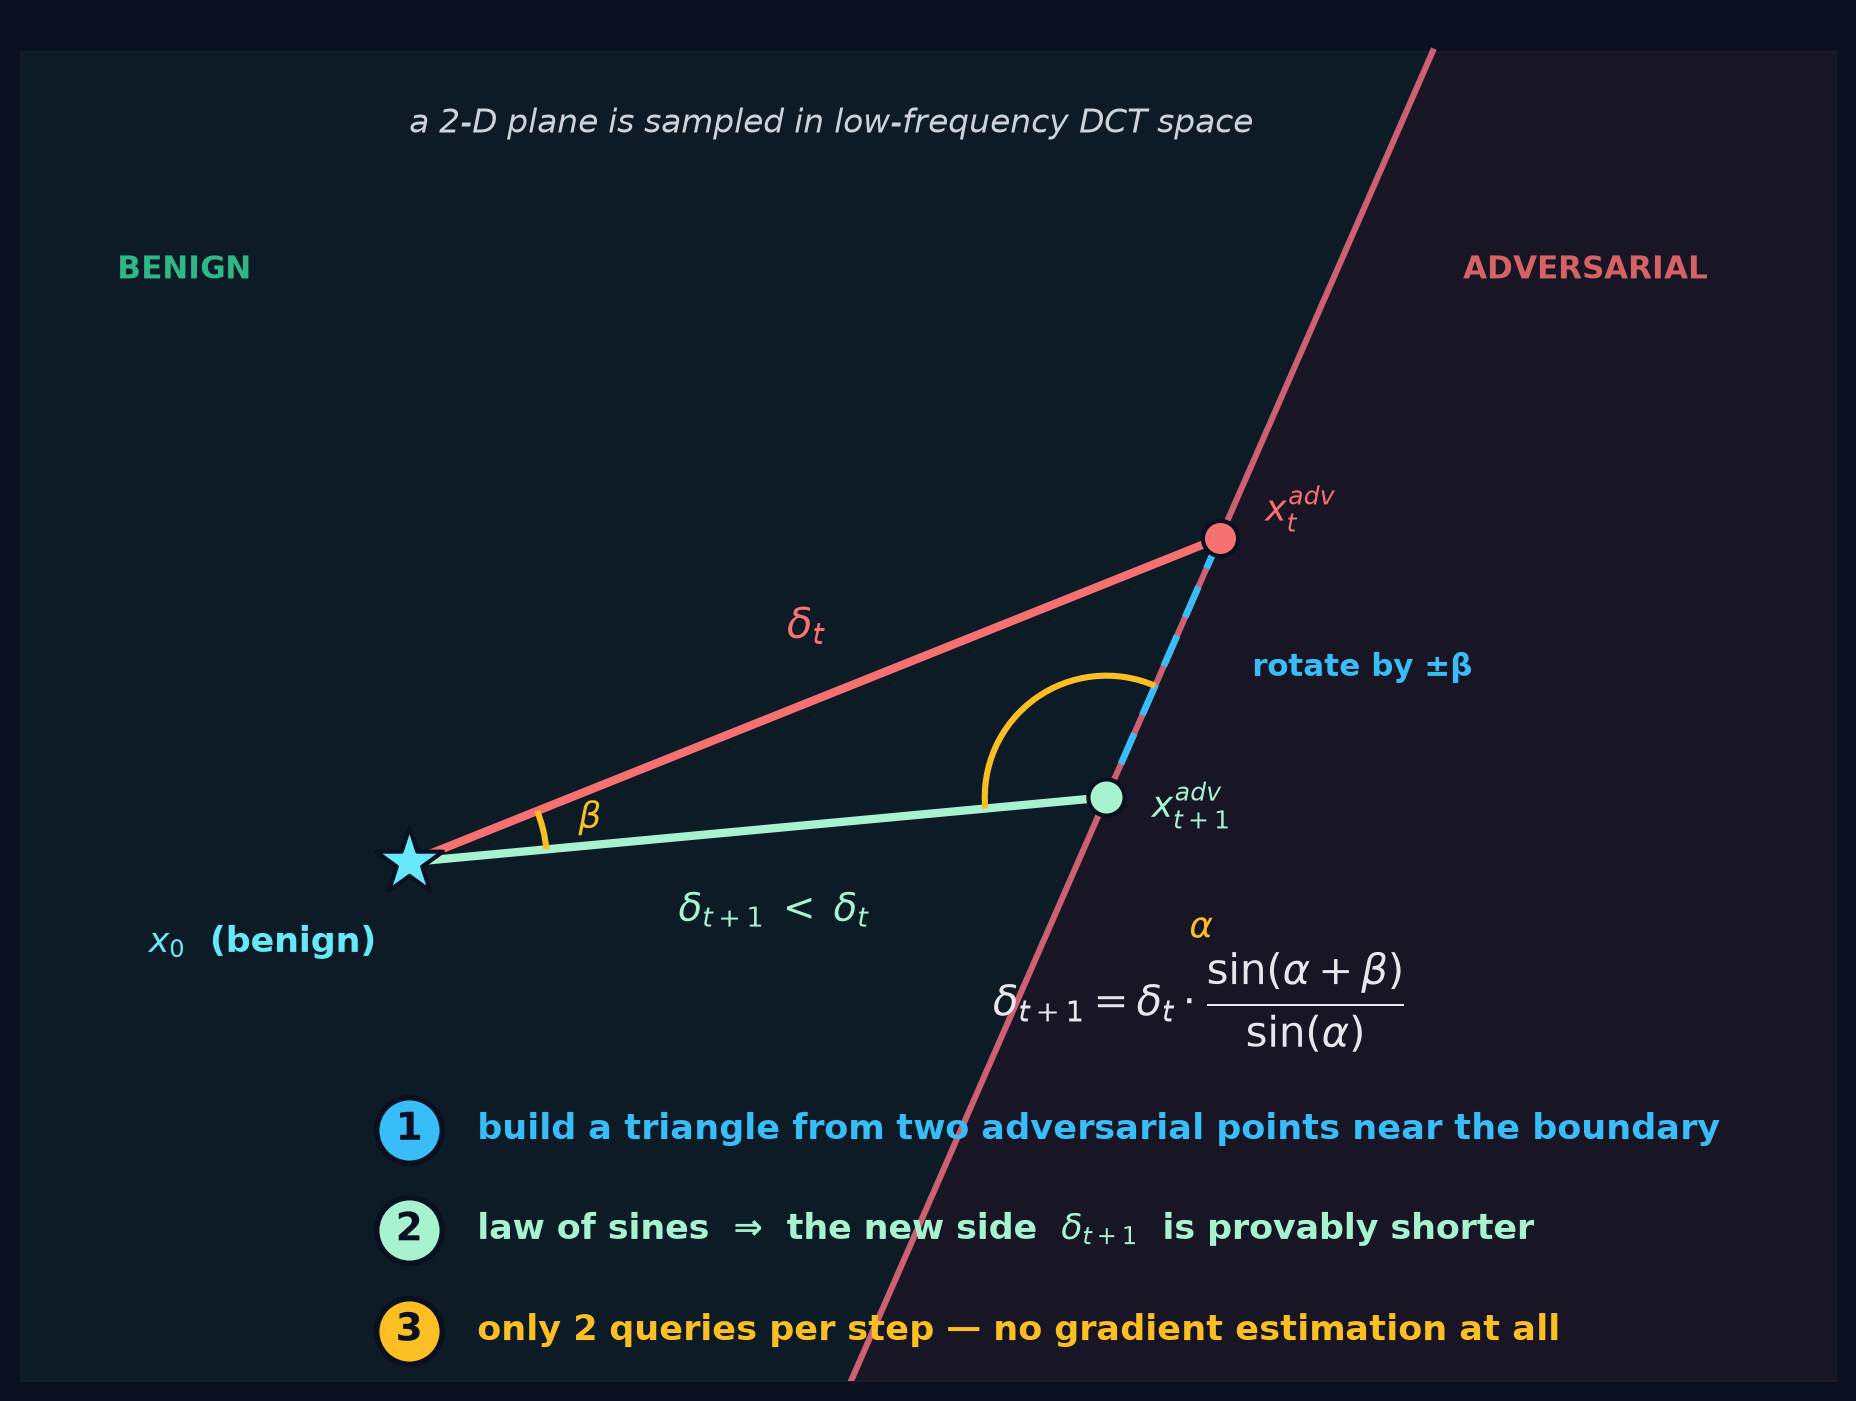

The Python source for this figure:
"""Slide 13 - Triangle Attack: Geometric Query Efficiency.
Law of sines on the triangle (x0, x_t, x_{t+1}) guarantees delta_{t+1} < delta_t -- no gradients."""
import numpy as np
from matplotlib.patches import Arc
from style import (canvas, finish, save, arrow, dot, star, label, badges,
                   INK, MUTE, BENIGN, ADV, BOUND, AMBER, CYAN, STAR, MINT)

fig, ax = canvas()

x0 = np.array([2.0, 3.0])
x_t = np.array([7.0, 5.0])
x_t1 = np.array([6.3, 3.4])
d_t = np.linalg.norm(x_t - x0); d_t1 = np.linalg.norm(x_t1 - x0)

# faint boundary line through x_t and x_t1, shaded half-planes
m = (x_t[1] - x_t1[1]) / (x_t[0] - x_t1[0])
fbx = lambda y: x_t[0] + (y - x_t[1]) / m
ys = np.linspace(-0.2, 8, 200); xs = fbx(ys)
ax.fill_betweenx(ys, -2, xs, color=BENIGN, alpha=0.06)
ax.fill_betweenx(ys, xs, 13, color=ADV, alpha=0.06)
ax.plot(xs, ys, color=BOUND, lw=2.2, alpha=.8, zorder=2)
ax.text(8.5, 6.6, "ADVERSARIAL", color=ADV, fontsize=11, weight="bold", alpha=.85)
ax.text(0.2, 6.6, "BENIGN", color=BENIGN, fontsize=11, weight="bold", alpha=.85)
ax.text(2.0, 7.5, "a 2-D plane is sampled in low-frequency DCT space",
        color=INK, fontsize=12, ha="left", style="italic", alpha=.9)

# triangle sides
ax.plot([x0[0], x_t[0]], [x0[1], x_t[1]], color=ADV, lw=3.0, zorder=4)
ax.plot([x0[0], x_t1[0]], [x0[1], x_t1[1]], color=MINT, lw=3.0, zorder=4)
ax.plot([x_t[0], x_t1[0]], [x_t[1], x_t1[1]], color=CYAN, lw=2.4, ls=(0, (5, 3)), zorder=4)

label(ax, (x0 + x_t) / 2, r"$\delta_t$", ADV, fs=15, dx=-0.05, dy=0.45)
label(ax, (x0 + x_t1) / 2, r"$\delta_{t+1}\;<\;\delta_t$", MINT, fs=14, dx=0.1, dy=-0.5)
label(ax, (x_t + x_t1) / 2, "rotate by ±β", CYAN, fs=11, dx=0.55, dy=0.0, ha="left")

# angle arcs (beta at x0, alpha at x_t1)
b1, b2 = np.degrees(np.arctan2(*(x_t1 - x0)[::-1])), np.degrees(np.arctan2(*(x_t - x0)[::-1]))
ax.add_patch(Arc(x0, 1.7, 1.7, theta1=b1, theta2=b2, color=AMBER, lw=2.2, zorder=5))
label(ax, x0 + 1.15 * (np.array([np.cos(np.radians((b1+b2)/2)), np.sin(np.radians((b1+b2)/2))])),
      r"$\beta$", AMBER, fs=13)
a1 = np.degrees(np.arctan2(*(x0 - x_t1)[::-1])); a2 = np.degrees(np.arctan2(*(x_t - x_t1)[::-1]))
ax.add_patch(Arc(x_t1, 1.5, 1.5, theta1=a2, theta2=a1, color=AMBER, lw=2.2, zorder=5))
label(ax, x_t1 + 1.0 * np.array([np.cos(np.radians((a1+a2)/2)), np.sin(np.radians((a1+a2)/2))]),
      r"$\alpha$", AMBER, fs=13)

star(ax, x0); label(ax, x0, r"$x_0$  (benign)", STAR, dx=-0.2, dy=-0.5, ha="right")
dot(ax, x_t, ADV, s=160); label(ax, x_t, r"$x_t^{adv}$", ADV, fs=13, dx=0.28, dy=0.18, ha="left")
dot(ax, x_t1, MINT, s=170); label(ax, x_t1, r"$x_{t+1}^{adv}$", MINT, fs=13, dx=0.28, dy=-0.05, ha="left")

ax.text(5.6, 2.05, r"$\delta_{t+1} = \delta_t \cdot \dfrac{\sin(\alpha+\beta)}{\sin(\alpha)}$",
        color=INK, fontsize=15, ha="left")
badges(ax, [(1, r"build a triangle from two adversarial points near the boundary", CYAN),
            (2, r"law of sines  ⇒  the new side  $\delta_{t+1}$  is provably shorter", MINT),
            (3, r"only 2 queries per step — no gradient estimation at all", AMBER)], 2.0, 1.35)

finish(ax, (-0.4, 10.8), (-0.2, 8.2))
save(fig, "13_triangle")
